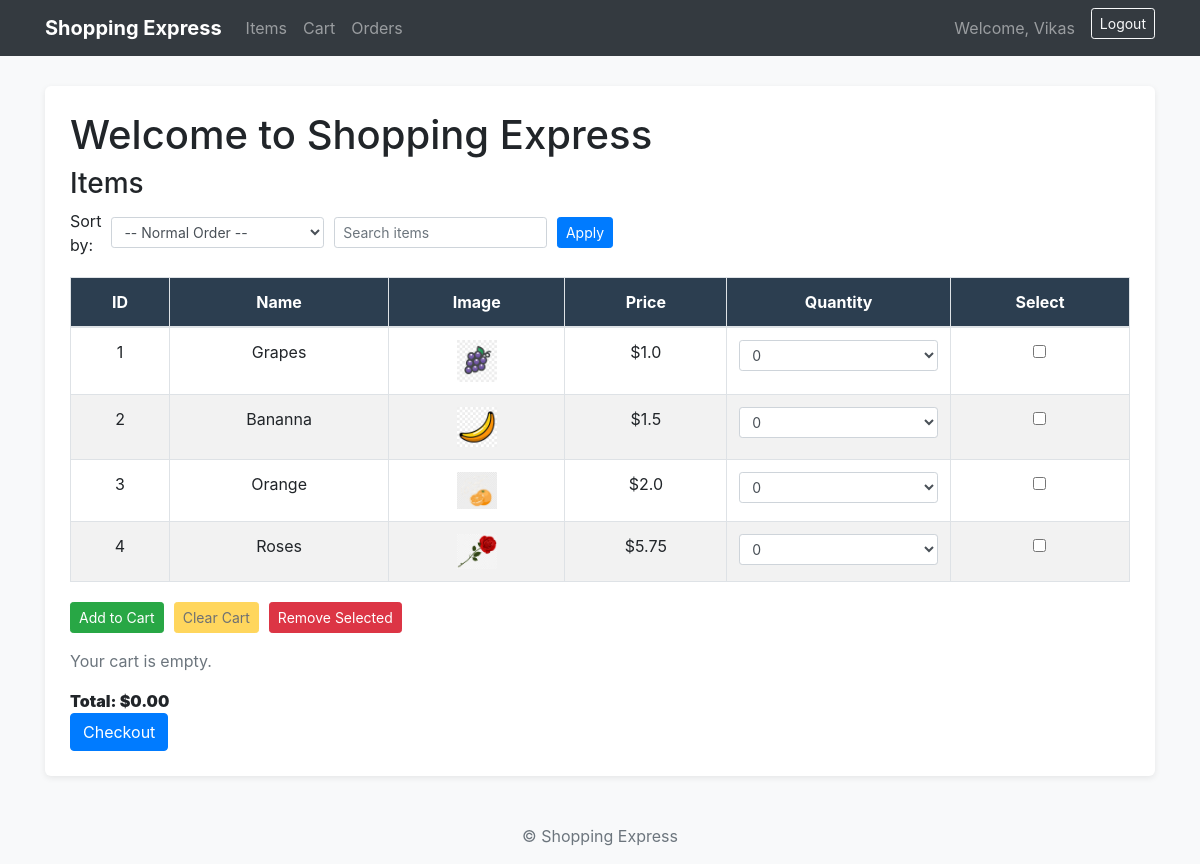
The app's page /items/ (signed in) with its own data.
### items/models.py (models this page shows, shortened)
class Item(models.Model):
    name = models.CharField(max_length=250)
    price = models.FloatField()
    stock = models.IntegerField()
    image =  models.ImageField(upload_to='items/', null=True, blank=True)

### items/views.py (the view)
# urls.py: path("", views.items_list, name="items_list"),
@login_required
def items_list(request):
    items = Item.objects.all()
    cart_items = CartItem.objects.filter(user=request.user)
    cart_dict = {ci.item.id: ci.quantity for ci in cart_items}
    for item in items:
        already_in_cart = cart_dict.get(item.id, 0)
        max_available = max(item.stock - already_in_cart, 0)
        item.qty_choices = range(0, max_available + 1)  # inclusive of max_available
    query = request.GET.get("q")
    if query:
        items = items.filter(name__icontains=query)
    sort_by = request.GET.get("sort_by")
    if sort_by in ["name", "-name", "price", "-price"]:
        items = items.order_by(sort_by)
    cart_total = sum(ci.item.price * ci.quantity for ci in cart_items)
    return render(
        request,
        "items/items_list.html",
        {
            "items": items,
            "cart_items": cart_items,
            "cart_total": cart_total,
        },
    )

### items/templates/items/items_list.html (shortened to what this page needs)
{% extends 'items/base.html' %}
{% load cart_extras %}
{% block content %}
<div class="page">
    <h1>Welcome to Shopping Express</h1>
    <h3>Items</h3>
    <div class="controls">
        <form method="get">
            <label class="mb-0">Sort by:</label>
            <select name="sort_by" class="form-control form-control-sm">
                <option value="">-- Normal Order --</option>
            </select>
            <input type="text" name="q" placeholder="Search items"
                   class="form-control form-control-sm">
            <button type="submit" class="btn btn-primary btn-sm">
                Apply
            </button>
        </form>
    </div>
<form method="post" action="{% url 'cart:cart_action' %}">
    <table class="table table-bordered">
        <thead>
            <tr>
                <th>ID</th>
                <th>Name</th>
                <th>Image</th>
                <th>Price</th>
                <th>Quantity</th>
                <th>Select</th>
            </tr>
        </thead>
        <tbody>
            {% for item in items %}
            <tr>
                <td>{{ item.id }}</td>
                <td>{{ item.name }}</td>
                <td>
                    {% if item.image %}
                        <img src="{{ item.image.url }}" alt="{{ item.name }}">
                    {% else %}
                        —
                    {% endif %}
                </td>
                <td>${{ item.price }}</td>
                <td>
                    <select name="quantity_{{ item.id }}" class="form-control form-control-sm">
                        {% for i in item.qty_choices %}
                            <option value="{{ i }}">{{ i }}</option>
                        {% endfor %}
                    </select>
                </td>
                <td>
                    <input type="checkbox" name="selected_items" value="{{ item.id }}">
                </td>
            </tr>
            {% empty %}
            <tr>
                <td colspan="6">No items found.</td>
            </tr>
            {% endfor %}
        </tbody>
    </table>
    <div class="cart-actions">
        <button type="submit" name="action" value="add" class="btn btn-success btn-sm">Add to Cart</button>
        <button type="submit" name="action" value="clear" class="btn btn-warning btn-sm">Clear Cart</button>
        <button type="submit" name="action" value="remove" class="btn btn-danger btn-sm">Remove Selected</button>
    </div>
</form>
{% if cart_items %}
<div class="cart-summary-section mt-4">
    <h5>Your Cart:</h5>
    <table class="table table-sm table-bordered">
        <thead>
            <tr>
                <th>Name</th>
                <th>Price</th>
                <th>Quantity</th>
                <th>Subtotal</th>
            </tr>
        </thead>
        <tbody>
            {% for ci in cart_items %}
            <tr>
                <td>{{ ci.item.name }}</td>
                <td>${{ ci.item.price|floatformat:2 }}</td>
                <td>{{ ci.quantity }}</td>
                <td>${{ ci.item.price|multiply:ci.quantity|floatformat:2 }}</td>
            </tr>
            {% endfor %}
        </tbody>
    </table>
</div>
{% else %}
<p class="text-muted mt-3">Your cart is empty.</p>
{% endif %}
<div class="cart-summary mt-2">
    <strong>Total: ${{ cart_total|floatformat:2 }}</strong>
</div>
<a id ="checkout_button" name = "checkout" href="{% url 'orders:checkout' %}" class="btn btn-primary">Checkout</a>
</div>
{% endblock %}

### items/templates/items/base.html (shortened to what this page needs)
{% load static %}
<!DOCTYPE html>
<html lang="en">
  <head>
    <link
      rel="stylesheet"
      href="https://stackpath.bootstrapcdn.com/bootstrap/4.4.1/css/bootstrap.min.css"
    />
  </head>
  <body class="bg-light">
    <nav class="navbar navbar-expand-md navbar-dark bg-dark">
      <div class="container">
        {% if user.is_authenticated %}
        <a class="navbar-brand font-weight-bold" href="{% url 'home' %}">
          Shopping Express
        </a>
        {% else %}
        <a class="navbar-brand font-weight-bold" href="{% url 'home' %}">
          Shopping Express
        </a>
        {% endif %}
        <div class="collapse navbar-collapse" id="navbarNav">
          <ul class="navbar-nav mr-auto">
            {% if user.is_authenticated %}
            <li class="nav-item">
              <a class="nav-link" href="{% url 'items:items_list' %}">Items</a>
            </li>
            <li class="nav-item">
              <a class="nav-link" href="{% url 'cart:cart_list' %}">Cart</a>
            </li>
            <li class="nav-item">
              <a class="nav-link" href="{% url 'orders:order-list' %}">Orders</a>
            </li>
            {% endif %}
          </ul>
          <ul class="navbar-nav ml-auto">
            {% if user.is_authenticated %}
            <li class="nav-item">
              <span class="navbar-text mr-3">
                Welcome, {{ user.username }}
              </span>
            </li>
            <li class="nav-item">
              <a
                class="btn btn-outline-light btn-sm"
                href="{% url 'logoutuser' %}"
              >
                Logout
              </a>
            </li>
            {% endif %}
          </ul>
        </div>
      </div>
    </nav>
    <div class="container mt-4">{% block content %} {% endblock %}</div>
    <footer class="text-center text-muted mt-5 mb-3">
      © {{ now|date:"Y" }} Shopping Express
    </footer>
  </body>
</html>

### items/templates/items/items_list.html (style rules this page uses)
.page { max-width: 1200px; margin: 30px auto; background: #fff; padding: 25px; border-radius: 6px; box-shadow: 0 2px 6px rgba(0,0,0,0.08); }
.controls { display: flex; justify-content: space-between; align-items: center; margin-bottom: 20px; gap: 20px; }
.controls form { display: flex; gap: 10px; align-items: center; }
table { width: 100%; border-collapse: collapse; }
thead { background-color: #2c3e50; color: white; }
th, td { padding: 10px; text-align: center; }
tbody tr:nth-child(even) { background-color: #f2f2f2; }
img { width: 40px; height: auto; }
.cart-actions { margin-top: 20px; display: flex; gap: 10px; }
.cart-summary { margin-top: 15px; font-weight: bold; }

### records on screen
Item: id "1", name "Grapes", image (picture), price "1.0", id "0"
Item: id "2", name "Bananna", image (picture), price "1.5", id "0"
Item: id "3", name "Orange", image (picture), price "2.0", id "0"
Item: id "4", name "Roses", image (picture), price "5.75", id "0"

### other values on screen
{{ user.username }} "Vikas"
{{ cart_total|floatformat:2 }} "0.00"
